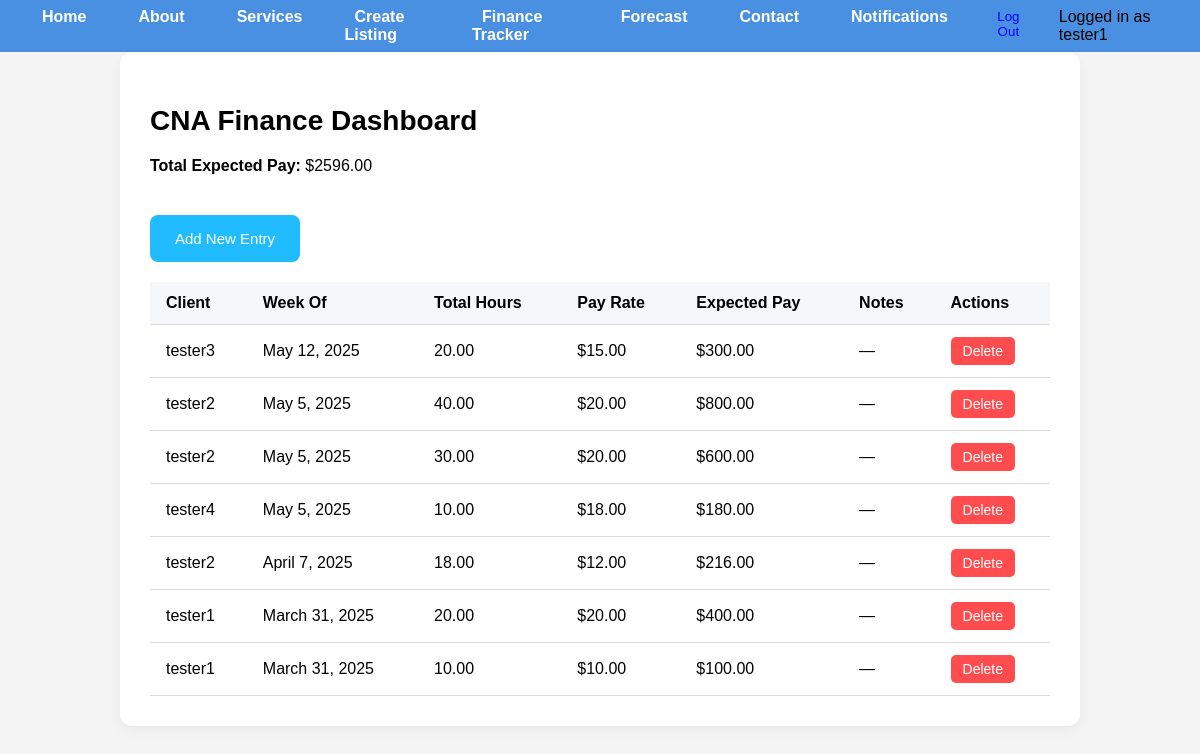
Page /cna-finance/ (signed in) on the committed database.
### core/models.py (models this page shows, shortened)
class User(AbstractUser):
    is_cna = models.BooleanField(default=False)
    is_client = models.BooleanField(default=False)

class WeeklyJobSummary(models.Model):
    user = models.ForeignKey(User, on_delete=models.CASCADE)
    client_name = models.CharField(max_length=100)
    week_of = models.DateField(help_text="Start date of the week (e.g., Monday)")
    total_hours = models.DecimalField(max_digits=5, decimal_places=2)
    pay_rate = models.DecimalField(max_digits=6, decimal_places=2)
    notes = models.TextField(blank=True)
    @property
    def expected_pay(self):
        return round(self.total_hours * self.pay_rate, 2)

### core/views.py (the view)
# urls.py: path('cna-finance/', views.cna_finance_dashboard, name='cna_finance_dashboard'),
@login_required
def cna_finance_dashboard(request):
    jobs = WeeklyJobSummary.objects.filter(user=request.user).order_by('-week_of')
    total_expected = sum(job.expected_pay for job in jobs)
    return render(request, 'cna_finance_dashboard.html', {
        'jobs': jobs,
        'total_expected': total_expected,
    })

### templates/cna_finance_dashboard.html (shortened to what this page needs)
{% extends "base.html" %}
{% block content %}
  <div class="dashboard-wrapper">
    <h2>CNA Finance Dashboard</h2>
    <div class="dashboard-header">
      <p><strong>Total Expected Pay:</strong> ${{ total_expected }}</p>
      <a href="{% url 'add_job_summary' %}" class="cta-btn">Add New Entry</a>
    </div>
    {% if jobs %}
    <table>
      <thead>
        <tr>
          <th>Client</th>
          <th>Week Of</th>
          <th>Total Hours</th>
          <th>Pay Rate</th>
          <th>Expected Pay</th>
          <th>Notes</th>
          <th>Actions</th>
        </tr>
      </thead>
      <tbody>
        {% for job in jobs %}
        <tr>
          <td>{{ job.client_name }}</td>
          <td>{{ job.week_of }}</td>
          <td>{{ job.total_hours }}</td>
          <td>${{ job.pay_rate }}</td>
          <td>${{ job.expected_pay }}</td>
          <td>{{ job.notes|default:"—" }}</td>
          <td>
            <form method="post" action="{% url 'delete_job_summary' job.pk %}" style="display:inline;">
              <button type="submit" class="delete-btn">Delete</button>
            </form>
          </td>
        </tr>
        {% endfor %}
      </tbody>
    </table>
    {% else %}
      <p>No job summaries yet.</p>
    {% endif %}
  </div>
{% endblock %}

### templates/base.html (shortened to what this page needs)
{% load static %}
<!DOCTYPE html>
<html lang="en">
<head>
  <link rel="stylesheet" href="{% static 'css/styles.css' %}">
</head>
<body class="home-container">
  <header>
    <nav class="site-nav">
      <ul>
        <li><a href="{% url 'home' %}">Home</a></li>
        <li><a href="{% url 'about' %}">About</a></li>
        <li><a href="{% url 'services' %}">Services</a></li>
        {% if user.is_authenticated %}
          {% if user.is_cna %}
            <li><a href="{% url 'create_listing' %}">Create Listing</a></li>
            <li><a href="{% url 'cna_finance_dashboard' %}">Finance Tracker</a></li>
            <li><a href="{% url 'income_forecast' %}">Forecast</a></li>
          {% elif user.is_client %}
            <li><a href="{% url 'cna_list' %}">Browse Available CNAs</a></li>
          {% endif %}
          <li><a href="{% url 'contact' %}">Contact</a></li>
          <li><a href="{% url 'notifications' %}">Notifications</a></li>
          <form action="{% url 'logout' %}" method="post" style="display: inline;">
            <li><button type="submit" style="background:none; border:none; color:blue; cursor:pointer;">Log Out</button></li>
          </form>
          <li>Logged in as {{ user.username }}</li>
        {% else %}
          <li><a href="{% url 'register' %}">Sign Up</a></li>
          <li><a href="{% url 'login' %}">Log In</a></li>
        {% endif %}
      </ul>
    </nav>
  </header>
  <main>
    {% block content %}{% endblock %}
  </main>
</body>
</html>

### static/css/styles.css (style rules this page uses)
html, body { height: 100%; font-family: Arial, sans-serif; margin: 0; background-color: #f4f4f4; display: flex; flex-direction: column; }
main { flex: 1; padding-bottom: 20px; }
.site-nav { background-color: #4a90e2; }
.site-nav ul { display: flex; list-style: none; margin: 0; padding: 0.5rem 1rem; justify-content: center; }
.site-nav li { margin: 0 1rem; }
.site-nav a { color: white; text-decoration: none; font-weight: bold; padding: 10px; }
.cta-btn { display: inline-block; padding: 15px 25px; background-color: #21bcff; color: white; text-decoration: none; border-radius: 8px; font-size: 15px; font-weight: 500; cursor: pointer; margin-top: 30px; text-align: center; transition: background-color 0.3s ease; }
.delete-btn { background-color: #ff4d4f; color: white; border: none; padding: 6px 12px; border-radius: 5px; font-size: 14px; cursor: pointer; transition: background-color 0.2s; }
.dashboard-wrapper { max-width: 900px; margin: 0 auto; padding: 30px; background-color: #fff; border-radius: 12px; box-shadow: 0 4px 12px rgba(0,0,0,0.05); }
.dashboard-wrapper h2 { font-size: 28px; margin-bottom: 20px; }
.dashboard-wrapper table { width: 100%; border-collapse: collapse; margin-top: 20px; }
.dashboard-wrapper th, .dashboard-wrapper td { padding: 12px 16px; text-align: left; border-bottom: 1px solid #ddd; }
.dashboard-wrapper th { background-color: #f5f7fa; font-weight: bold; }
.dashboard-wrapper p { font-size: 16px; margin-bottom: 10px; }

### rows in the picture
User: username "tester1"
WeeklyJobSummary: client_name "tester3", week_of "May 12, 2025", total_hours "20.00", pay_rate "15.00", expected_pay "300.00", notes "—"
WeeklyJobSummary: client_name "tester2", week_of "May 5, 2025", total_hours "40.00", pay_rate "20.00", expected_pay "800.00", notes "—"
WeeklyJobSummary: client_name "tester2", week_of "May 5, 2025", total_hours "30.00", pay_rate "20.00", expected_pay "600.00", notes "—"
WeeklyJobSummary: client_name "tester4", week_of "May 5, 2025", total_hours "10.00", pay_rate "18.00", expected_pay "180.00", notes "—"
WeeklyJobSummary: client_name "tester2", week_of "April 7, 2025", total_hours "18.00", pay_rate "12.00", expected_pay "216.00", notes "—"
WeeklyJobSummary: client_name "tester1", week_of "March 31, 2025", total_hours "20.00", pay_rate "20.00", expected_pay "400.00", notes "—"
WeeklyJobSummary: client_name "tester1", week_of "March 31, 2025", total_hours "10.00", pay_rate "10.00", expected_pay "100.00", notes "—"

### other values in the picture
{{ total_expected }} "2596.00"
